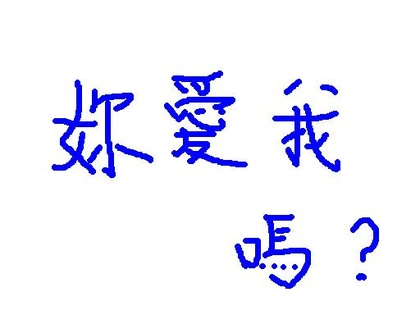
%> input picture MAT/28个实际问题建模MATLAB源程序代码/MATLAB文字连通域源程序代码/test.JPG, 420 x 315 px, shrunk from 512 x 384 before the run
$ octave combindomain.m   (GNU Octave 9; MATLAB toolbox functions it lacks are replaced by stand-ins)
%> lines starting %> are read from the running program, lines starting %| are printed output that depends on the picture; in (x1, y1, x2, y2) boxes, pixels count from 0 and x2, y2 are one past the last pixel; in counts of white or black regions, pixels touching at a corner belong together; the program's own positions count from 1
clear; clc

[a ,map]= imread('test.JPG');
%> a is the input picture: size 315x420x3 uint8; mean R, G, B 237.2, 237.3, 251
%> map = []
I=im2bw(a,0.75);
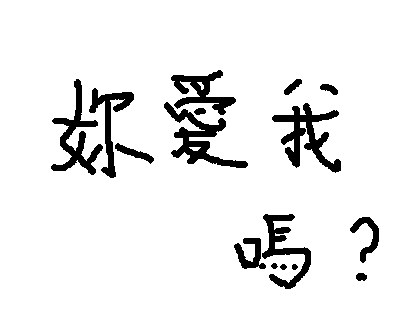
%> I: size 315x420 logical; 92.6% white; 16 black regions, largest, box (x1, y1, x2, y2) and area: (272, 103, 341, 173) 1692, (164, 102, 248, 168) 1614, (51, 79, 103, 175) 1422
I=1-I;
Ileast = bwlabel(I,4);   % 标定图像的连通域
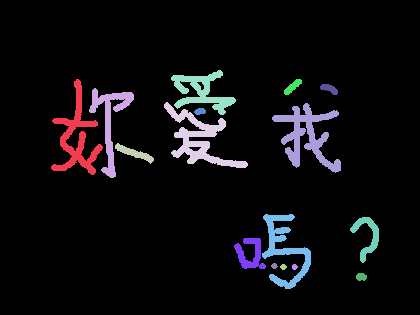
%> Ileast: size 315x420 double; 17 distinct labels, from 0 to 16; one colour per label, 0 black
nummax = max(Ileast(:)); % 分块数
%> nummax = 16
col=length(I(:,1));      % 行数
%> col = 315
row=length(I(1,:));      % 列数
%> row = 420
Area_candidate = struct('top',{},'left',{},'bottom',{},'right',{});%初始化结构体
for n=1:nummax
    Area_candidate(n).top=col;
    Area_candidate(n).left=row;
    Area_candidate(n).bottom=0;
    Area_candidate(n).right=0;
end
%> this loop made 16 passes
%> after the loop, Area_candidate = 16 items; first 5, top, left, bottom and right: 315 420 0 0, 315 420 0 0, 315 420 0 0, 315 420 0 0, 315 420 0 0

%判定各个连通域的最小外接矩形的边界的值
for a=1:col
        for b=1:row
            if Ileast(a,b)~=0
               Area_candidate(Ileast(a,b)).top = min ( Area_candidate(Ileast(a,b)).top ,a);%得到各个连通域的边界
               Area_candidate(Ileast(a,b)).left = min ( Area_candidate(Ileast(a,b)).left ,b);
               Area_candidate(Ileast(a,b)).bottom = max ( Area_candidate(Ileast(a,b)).bottom ,a);
               Area_candidate(Ileast(a,b)).right = max ( Area_candidate(Ileast(a,b)).right ,b);
            end
        end
end
%> after the loop, Area_candidate = 16 items; first 5, top, left, bottom and right: 80 52 175 103, 89 90 178 134, 144 116 164 154, 103 165 168 248, 71 172 115 236
%新建的空矩阵上得出图像
I_out=zeros(size(I));
for n=1:nummax
    I_out(Area_candidate(1,n).top:Area_candidate(1,n).bottom , Area_candidate(1,n).left:Area_candidate(1,n).right) =1 ;%填充矩形
end
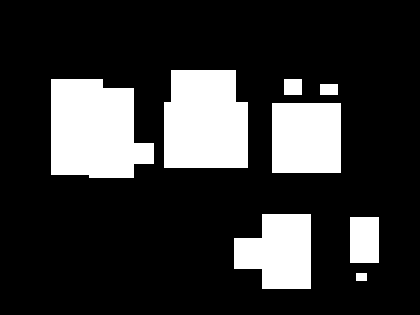
%> I_out: size 315x420 double; values 0 (black) and 1 (white), 20.5% white; 8 white regions, largest, box (x1, y1, x2, y2) and area: (51, 79, 154, 178) 8244, (164, 70, 248, 168) 7624, (272, 103, 341, 173) 4830
imshow(I_out)
